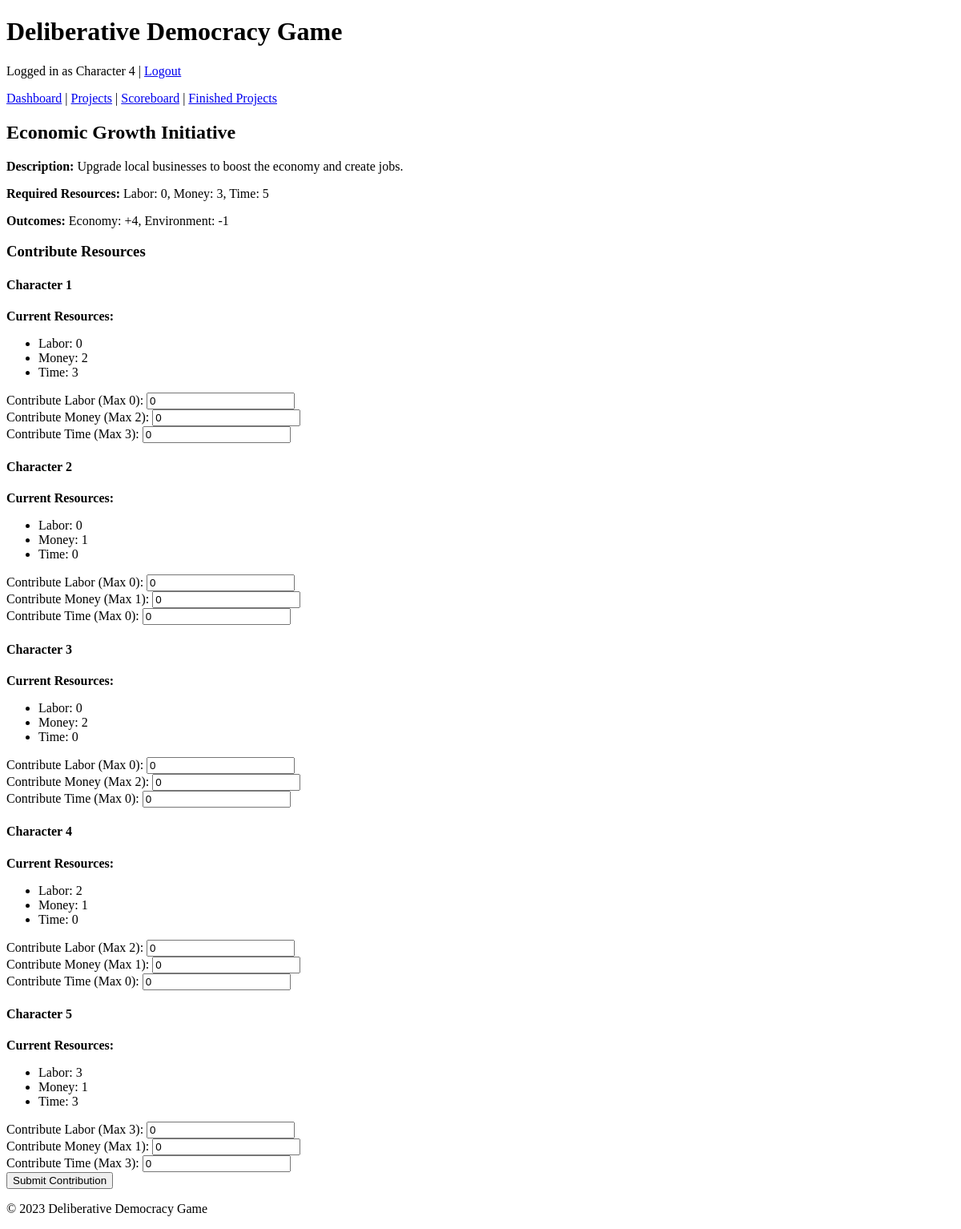
Page /project/2 (signed in) on the earlier database version.
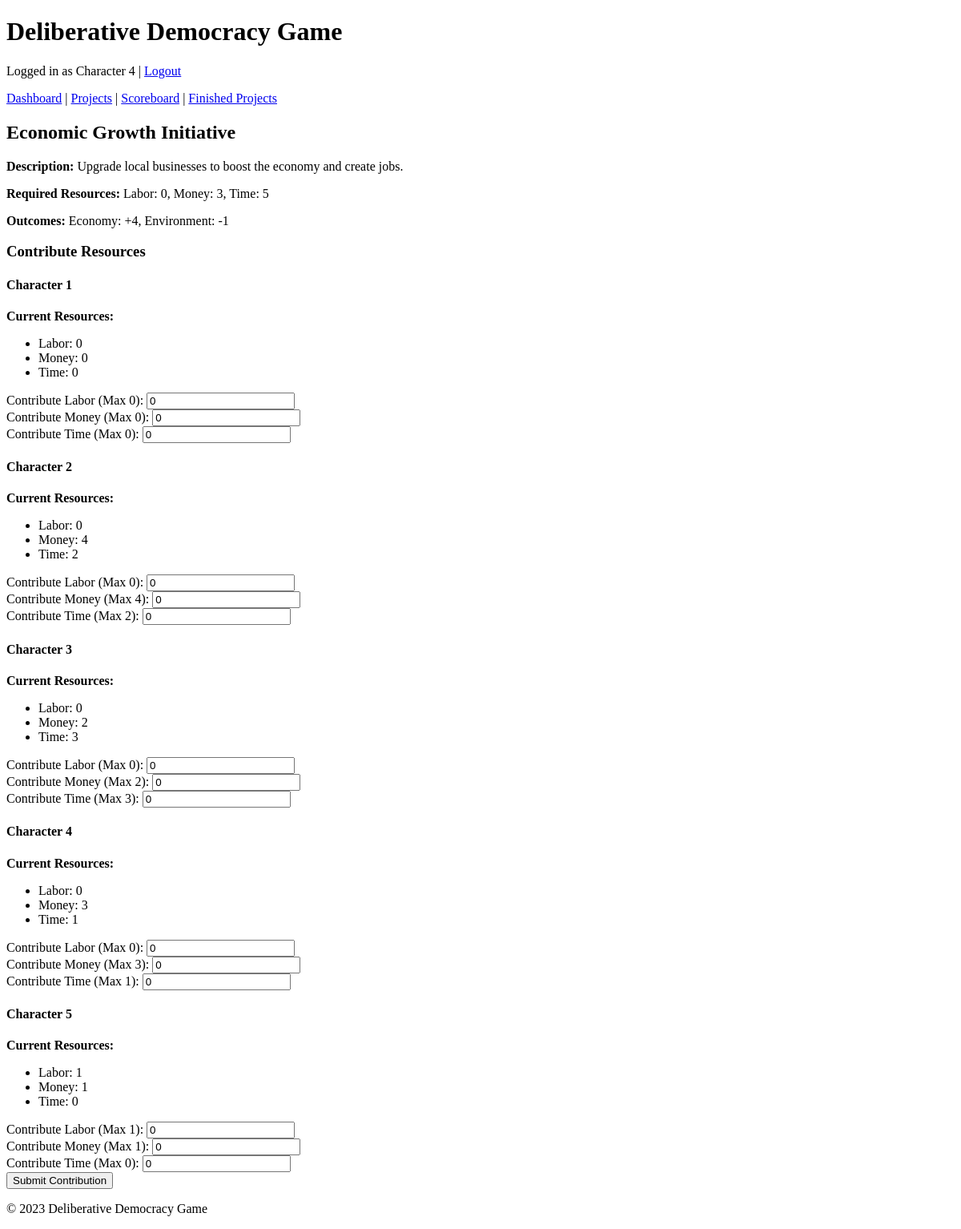
Same page on the later database version.
### app/models.py (models this page shows, shortened)
class Resource(db.Model):
    __tablename__ = "resources"
    id = db.Column(db.Integer, primary_key=True)
    type = db.Column(db.String(64), nullable=False)  # 'Time', 'Money', 'Labor'
    amount = db.Column(db.Integer, default=0, nullable=False)
    user_id = db.Column(db.Integer, db.ForeignKey("users.id"), nullable=False)

class User(UserMixin, db.Model):
    __tablename__ = "users"
    id = db.Column(db.Integer, primary_key=True)
    character_name = db.Column(db.String(64), unique=True, nullable=False)
    interests = db.Column(db.Text, nullable=True)
    utility_criteria = db.Column(db.Text, nullable=True)
    starting_resources = db.Column(db.Text, nullable=True)
    reading = db.Column(db.Text, nullable=True)
    resources = db.relationship("Resource", backref="user", lazy=True)
    metrics = db.relationship("Metric", backref="user", lazy=True)

### app/routes.py (the view, shortened to what this page needs)
@main.route("/project/<int:project_id>", methods=["GET", "POST"])
@login_required
def project_detail(project_id):
    project = Project.query.get_or_404(project_id)
    users = User.query.all()
    required_resources = parse_resources(project.required_resources)
    return render_template("project_detail.html", project=project, users=users)

### app/routes.py (called while the page is built)
@login_manager.user_loader
def load_user(user_id):
    return User.query.get(int(user_id))

### app/utils.py (called while the page is built)
def parse_resources(resource_string):
    resource_dict = {}
    resources = resource_string.split(", ")
    for resource in resources:
        if ": " in resource:
            key, value = resource.split(": ")
            resource_dict[key.lower()] = int(value)
    return resource_dict

### app/templates/project_detail.html (shortened to what this page needs)
{% extends "base.html" %}
{% block content %}
<h2>{{ project.name }}</h2>
<p><strong>Description:</strong> {{ project.description }}</p>
<p><strong>Required Resources:</strong> {{ project.required_resources }}</p>
<p><strong>Outcomes:</strong> {{ project.outcomes }}</p>
<form method="POST">
    <h3>Contribute Resources</h3>
    {% for user in users %}
    <div>
        <h4>{{ user.character_name }}</h4>
        <p><strong>Current Resources:</strong></p>
        <ul>
            {% set user_resources = user.resources|groupby('type') %}
            {% for resource_type, resources in user_resources %}
            <li>{{ resource_type }}: {{ resources[0].amount }}</li>
            {% endfor %}
        </ul>
        <label>Contribute Labor (Max {{ user.resources | selectattr('type', 'equalto', 'Labor') |
            map(attribute='amount')
            | sum }}):</label>
        <input type="number" name="contribute_labor_{{ user.id }}" min="0" value="0"><br>
        <label>Contribute Money (Max {{ user.resources | selectattr('type', 'equalto', 'Money') |
            map(attribute='amount') | sum }}):</label>
        <input type="number" name="contribute_money_{{ user.id }}" min="0" value="0"><br>
        <label>Contribute Time (Max {{ user.resources | selectattr('type', 'equalto', 'Time') |
            map(attribute='amount') | sum }}):</label>
        <input type="number" name="contribute_time_{{ user.id }}" min="0" value="0"><br>
    </div>
    {% endfor %}
    <button type="submit">Submit Contribution</button>
</form>
{% endblock %}

### app/templates/base.html (shortened to what this page needs)
<!DOCTYPE html>
<html lang="en">
<head>
    <link rel="stylesheet" href="{{ url_for('static', filename='css/styles.css') }}">
</head>
<body>
    <header>
        <h1>Deliberative Democracy Game</h1>
        {% if current_user.is_authenticated %}
        <p>Logged in as {{ current_user.character_name }} | <a href="{{ url_for('main.logout') }}">Logout</a></p>
        {% endif %}
        <nav>
            <a href="{{ url_for('main.dashboard') }}">Dashboard</a> |
            <a href="{{ url_for('main.project_list') }}">Projects</a> |
            <a href="{{ url_for('main.score_board') }}">Scoreboard</a> |
            <a href="{{ url_for('main.finished_projects') }}">Finished Projects</a>
        </nav>
    </header>
    <main>
        {% block content %}{% endblock %}
    </main>
    <footer>
        <p>&copy; 2023 Deliberative Democracy Game</p>
    </footer>
</body>
</html>

Differences in the rows shown:
computed for User "Character 4": resources|selectattr "2" → "0"; resources|selectattr "1" → "3"; resources|selectattr "0" → "1"
computed for User "Character 1": resources|selectattr "2" → "0"; resources|selectattr "3" → "0"
changed Resource (number 2 of 15 on the later page): amount "2" → "0"
changed Resource (number 3 of 15 on the later page): amount "3" → "0"
computed for User "Character 2": resources|selectattr "1" → "4"; resources|selectattr "0" → "2"
changed Resource (number 5 of 15 on the later page): amount "1" → "4"
changed Resource (number 6 of 15 on the later page): amount "0" → "2"
computed for User "Character 3": resources|selectattr "0" → "3"
changed Resource (number 9 of 15 on the later page): amount "0" → "3"
changed Resource (number 10 of 15 on the later page): amount "2" → "0"
changed Resource (number 11 of 15 on the later page): amount "1" → "3"
changed Resource (number 12 of 15 on the later page): amount "0" → "1"
computed for User "Character 5": resources|selectattr "3" → "1"; resources|selectattr "3" → "0"
changed Resource (number 13 of 15 on the later page): amount "3" → "1"
changed Resource (number 15 of 15 on the later page): amount "3" → "0"
